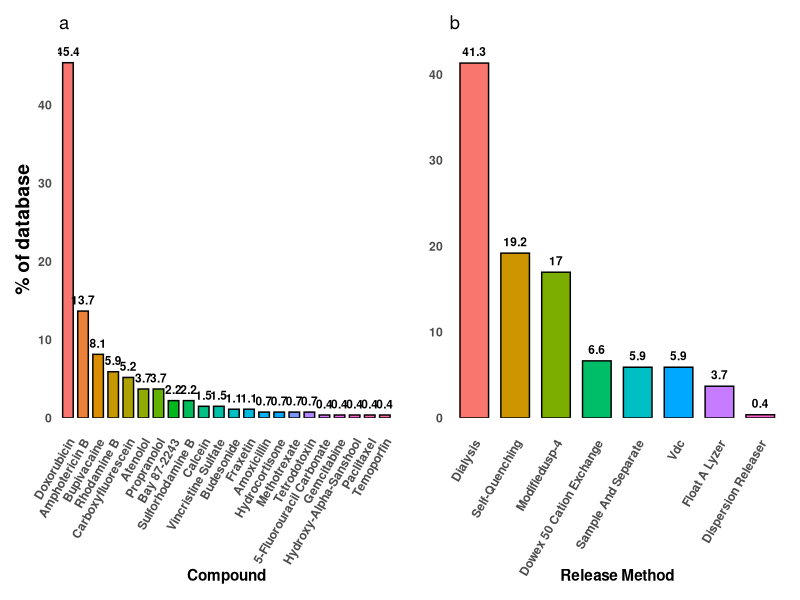
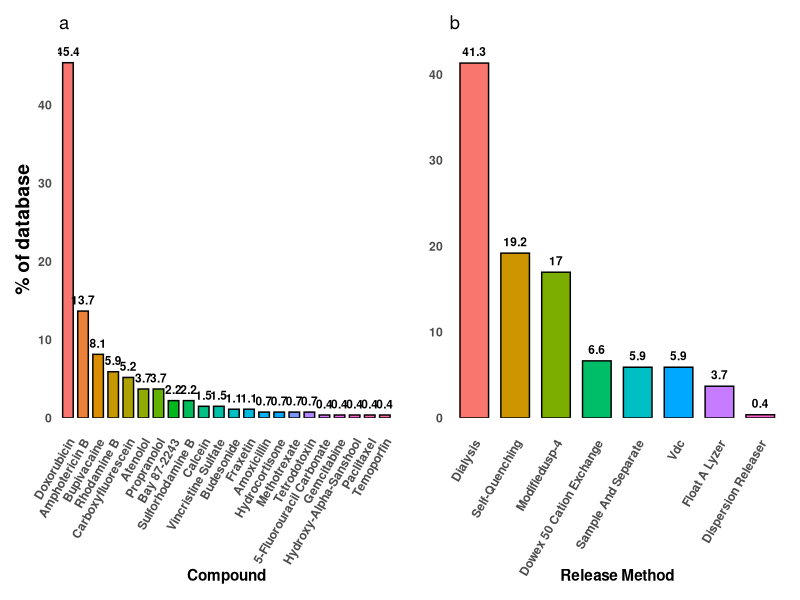

These charts were generated, in order, by the following R code:
library(readr)
library(ggplot2)
library(dplyr)
library(scales)
library(ggrepel)
library(forcats)
library(patchwork)
library(stringr)

# Load and prep data
APIs <- read_csv("data/processed/API_percent.csv") %>%
  mutate(API = as.character(API_name)) %>%
  select(API, Percent)

#capitalise first letter of each API 
APIs$API <- str_to_title(APIs$API)


# Reorder API factor levels by descending percent
APIs <- APIs %>%
  mutate(API = fct_reorder(API, Percent, .desc = TRUE))

# Plot as histogram (bar plot)
plot_APIs <- ggplot(APIs, aes(x = API, y = Percent, fill = API)) +
  geom_col(color = "black", width = 0.7) +
  geom_text(aes(
    label = paste0(round(Percent, 1)),  # Round to 1 decimal place
    color = "black"
  ),
  vjust = -0.3,           # Adjust vertical positioning to move labels further up
  nudge_y = 0.5,         # Additional upward nudge
  size = 3,
  fontface = "bold",
  show.legend = FALSE) +
  scale_color_identity() +
  scale_y_continuous(
    labels = scales::label_number(scale = 1),
    expand = expansion(mult = c(0, 0.05))  # Add more space above bars
  ) +
  labs(
    x = "Compound",
    y = "% of database",
  ) +
  theme_minimal() +
  theme(
    legend.position = "none",
    axis.text.x = element_text(angle = 60, hjust = 1, vjust = 0.9, face = "bold"),  
    axis.text.y = element_text(face = "bold"),  
    axis.title.x = element_text(face = "bold"),  
    axis.title.y = element_text(face = "bold", size = 14),
    panel.grid = element_blank()
  ) + 
  ggtitle("a")


#plot for release_method frequency data 
release_methods <- read_csv("data/processed/method_percent.csv") %>%
  mutate(release_method = as.character(release_method)) %>%
  select(release_method, Percent)

#capitalise first letter of each release method 
release_methods$release_method <- str_to_title(release_methods$release_method)

# Reorder API factor levels by descending percent
release_methods <- release_methods %>%
  mutate(release_method = fct_reorder(release_method, Percent, .desc = TRUE))

# Plot for release_methods
plot_methods <- ggplot(release_methods, aes(x = release_method, y = Percent, fill = release_method)) +
  geom_col(color = "black", width = 0.7) +
  geom_text(aes(
    label = paste0(round(Percent, 1)),  # Round to 1 decimal place
    color = "black"
  ),
  vjust = -0.3,           # Adjust vertical positioning to move labels further up
  nudge_y = 0.5,          # Additional upward nudge
  size = 3,
  fontface = "bold",
  show.legend = FALSE) +
  scale_color_identity() +
  scale_y_continuous(
    labels = scales::label_number(scale = 1),
    expand = expansion(mult = c(0, 0.05))  # Add more space above bars
  ) +
  labs(
    x = "Release Method",
    y = "") +
  theme_minimal() +
  theme(
    legend.position = "none",
    axis.text.x = element_text(angle = 60, hjust = 1, vjust = 0.9, face = "bold"),  
    axis.text.y = element_text(face = "bold"),  
    axis.title.x = element_text(face = "bold"),
    panel.grid = element_blank()
  ) + 
  ggtitle("b")


# Combine the two plots side by side (subplot)
combined_plot <- plot_APIs + plot_methods

# To make only the x-axis labels bold
combined_plot + theme(
  axis.text.x = element_text(face = "bold")  # Make only x-axis labels bold
)

# Save the combined plot as a high-resolution PNG
ggsave(
  "figures/API_releasemethod.png",  # Filename
  plot = combined_plot,  # Plot to save
  dpi = 600,  # Set the resolution to 300 DPI (high resolution)
  width = 10,  # Set the width of the image (in inches)
  height = 8,  # Set the height of the image (in inches)
  units = "in",  # Set units to inches
  device = "png"  # Save as PNG
)




